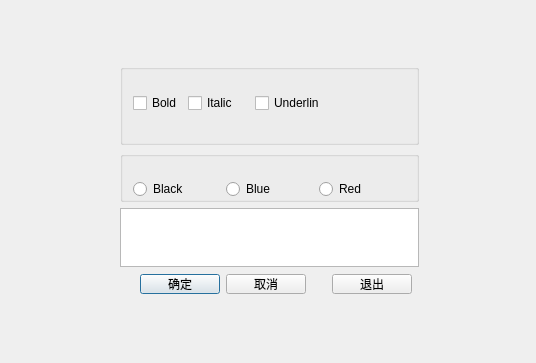
<?xml version="1.0" encoding="UTF-8"?>
<ui version="4.0">
 <class>QWDialog</class>
 <widget class="QDialog" name="QWDialog">
  <property name="geometry">
   <rect>
    <x>0</x>
    <y>0</y>
    <width>536</width>
    <height>363</height>
   </rect>
  </property>
  <property name="windowTitle">
   <string>QWDialog</string>
  </property>
  <widget class="QGroupBox" name="groupBox">
   <property name="geometry">
    <rect>
     <x>120</x>
     <y>64</y>
     <width>299</width>
     <height>81</height>
    </rect>
   </property>
   <property name="minimumSize">
    <size>
     <width>299</width>
     <height>81</height>
    </size>
   </property>
   <property name="title">
    <string/>
   </property>
   <widget class="QCheckBox" name="chkBoxBold">
    <property name="geometry">
     <rect>
      <x>13</x>
      <y>30</y>
      <width>49</width>
      <height>18</height>
     </rect>
    </property>
    <property name="text">
     <string>Bold</string>
    </property>
   </widget>
   <widget class="QCheckBox" name="chkBoxItalic">
    <property name="geometry">
     <rect>
      <x>68</x>
      <y>30</y>
      <width>61</width>
      <height>18</height>
     </rect>
    </property>
    <property name="text">
     <string>Italic</string>
    </property>
   </widget>
   <widget class="QCheckBox" name="chkBoxUnder">
    <property name="geometry">
     <rect>
      <x>135</x>
      <y>30</y>
      <width>73</width>
      <height>18</height>
     </rect>
    </property>
    <property name="text">
     <string>Underlin</string>
    </property>
   </widget>
  </widget>
  <widget class="QGroupBox" name="groupBox_2">
   <property name="geometry">
    <rect>
     <x>120</x>
     <y>151</y>
     <width>299</width>
     <height>51</height>
    </rect>
   </property>
   <property name="minimumSize">
    <size>
     <width>299</width>
     <height>51</height>
    </size>
   </property>
   <property name="title">
    <string/>
   </property>
   <widget class="QRadioButton" name="rBtnBlack">
    <property name="geometry">
     <rect>
      <x>13</x>
      <y>30</y>
      <width>87</width>
      <height>16</height>
     </rect>
    </property>
    <property name="text">
     <string>Black</string>
    </property>
   </widget>
   <widget class="QRadioButton" name="rBtnBlue">
    <property name="geometry">
     <rect>
      <x>106</x>
      <y>30</y>
      <width>87</width>
      <height>16</height>
     </rect>
    </property>
    <property name="text">
     <string>Blue</string>
    </property>
   </widget>
   <widget class="QRadioButton" name="rBtnRed">
    <property name="geometry">
     <rect>
      <x>199</x>
      <y>30</y>
      <width>87</width>
      <height>16</height>
     </rect>
    </property>
    <property name="text">
     <string>Red</string>
    </property>
   </widget>
  </widget>
  <widget class="QPlainTextEdit" name="plainTextEdit">
   <property name="geometry">
    <rect>
     <x>120</x>
     <y>208</y>
     <width>299</width>
     <height>59</height>
    </rect>
   </property>
   <property name="minimumSize">
    <size>
     <width>297</width>
     <height>59</height>
    </size>
   </property>
  </widget>
  <widget class="QPushButton" name="btnOK">
   <property name="geometry">
    <rect>
     <x>140</x>
     <y>274</y>
     <width>80</width>
     <height>20</height>
    </rect>
   </property>
   <property name="text">
    <string>确定</string>
   </property>
  </widget>
  <widget class="QPushButton" name="btnCancle">
   <property name="geometry">
    <rect>
     <x>226</x>
     <y>274</y>
     <width>80</width>
     <height>20</height>
    </rect>
   </property>
   <property name="text">
    <string>取消</string>
   </property>
  </widget>
  <widget class="QPushButton" name="btnExit">
   <property name="geometry">
    <rect>
     <x>332</x>
     <y>274</y>
     <width>80</width>
     <height>20</height>
    </rect>
   </property>
   <property name="text">
    <string>退出</string>
   </property>
  </widget>
 </widget>
 <tabstops>
  <tabstop>chkBoxBold</tabstop>
  <tabstop>chkBoxItalic</tabstop>
  <tabstop>chkBoxUnder</tabstop>
  <tabstop>rBtnBlack</tabstop>
  <tabstop>rBtnBlue</tabstop>
  <tabstop>rBtnRed</tabstop>
  <tabstop>plainTextEdit</tabstop>
  <tabstop>btnOK</tabstop>
  <tabstop>btnCancle</tabstop>
  <tabstop>btnExit</tabstop>
 </tabstops>
 <resources/>
 <connections>
  <connection>
   <sender>btnOK</sender>
   <signal>clicked()</signal>
   <receiver>QWDialog</receiver>
   <slot>accept()</slot>
   <hints>
    <hint type="sourcelabel">
     <x>181</x>
     <y>288</y>
    </hint>
    <hint type="destinationlabel">
     <x>86</x>
     <y>316</y>
    </hint>
   </hints>
  </connection>
  <connection>
   <sender>btnCancle</sender>
   <signal>clicked()</signal>
   <receiver>QWDialog</receiver>
   <slot>reject()</slot>
   <hints>
    <hint type="sourcelabel">
     <x>271</x>
     <y>287</y>
    </hint>
    <hint type="destinationlabel">
     <x>248</x>
     <y>329</y>
    </hint>
   </hints>
  </connection>
  <connection>
   <sender>btnExit</sender>
   <signal>clicked()</signal>
   <receiver>QWDialog</receiver>
   <slot>close()</slot>
   <hints>
    <hint type="sourcelabel">
     <x>368</x>
     <y>282</y>
    </hint>
    <hint type="destinationlabel">
     <x>343</x>
     <y>338</y>
    </hint>
   </hints>
  </connection>
 </connections>
</ui>
